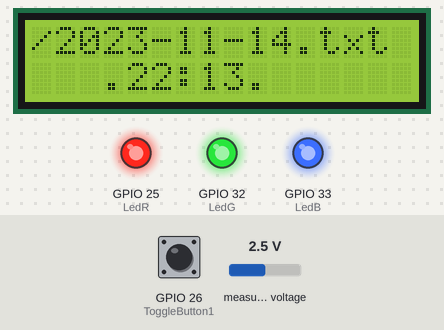
A sketch run on a simulated ESP32. On the bench: 16×2 character LCD, output pins drawn as LEDs (lit = HIGH). The test bench sets the inputs (shaded band); at power-on: measured voltage 2.5 V, GPIO 26 (ToggleButton1) LOW. The local clock reads 2024-03-15 10:24:30 at power-on unless the sketch sets it; storage starts empty; what the sketch prints to the serial monitor is not drawn.

Above: at 5.3 s.
At 11.4 s:
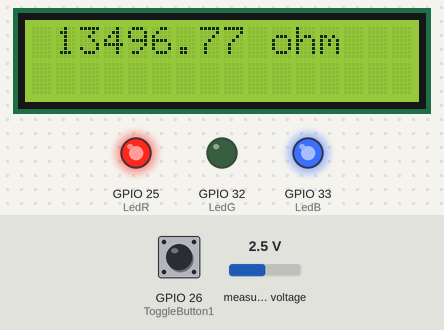
11.5 s: measured voltage set to 0.1 V
At 12.8 s:
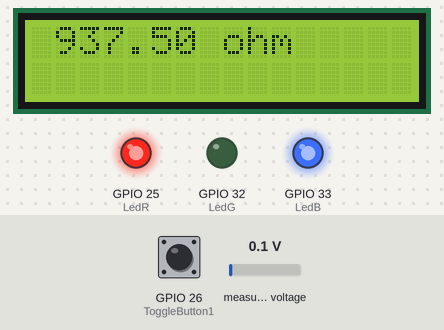
23.6 s: measured voltage set to 1.2 V
At 24.8 s:
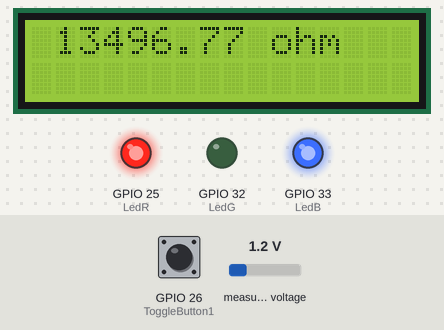
Timing chart, 0 to 26.6 s (numbered marks = the images above; inputs shaded):
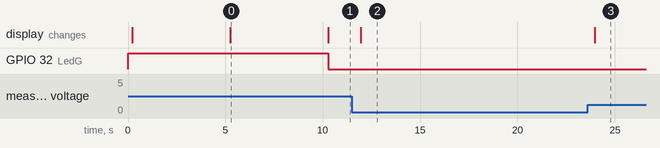

The sketch:

testESP32.ino
```cpp
#include <Wire.h>
#include <Adafruit_ADS1X15.h>
#include <LiquidCrystal_I2C.h>
#include <RTClib.h>
#include <SD.h>
//#include "SdFat.h"
//SdFat SD;

// Pin connections
#define ADS1115_ADDRESS 0x48
#define RTC_SDA_PIN 21
#define RTC_SCL_PIN 22
#define LCD_ADDRESS 0x27
#define SD_CS_PIN 5
//indicator connections
#define LedR 25
#define LedG 32
#define LedB 33
#define Buzz 14
#define ToggleButton1 26
#define ToggleButton2 27
#define limitswitch 2

String mode1 = "R80";
String mode2 = "R81";
String mode3 = "R82";
String mode4 = "R83";
String mode5 = "R84";
int m1low = 1;
int m1high = 2;
int m2low = 3;
int m2high = 4;
int m3low = 5;
int m3high = 6;
int m4low = 7;
int m4high = 8;
int m5low = 9;
int m5high = 10;

// Create instances
Adafruit_ADS1115 ads;
LiquidCrystal_I2C lcd(LCD_ADDRESS, 16, 2);
RTC_DS1307 rtc;
File dataFile;

  int slno = 0;
  int n = 0;

void setup() {
                                                                // wifi browser
  Serial.begin(9600);

  Wire.begin();

  pinMode(LedB, OUTPUT);
  pinMode(LedR, OUTPUT);
  pinMode(LedG, OUTPUT);
  pinMode(ToggleButton1, INPUT);
  pinMode(Buzz, INPUT);
  pinMode(limitswitch, INPUT);

  digitalWrite(LedB, HIGH);
  digitalWrite(LedR, HIGH);
  digitalWrite(LedG, HIGH);

  // Initialize LCD module
  lcd.init();
  lcd.backlight();

  // Initialize ADS1115 ADC module
    if (!ads.begin(ADS1115_ADDRESS)) {
    Serial.println("Failed to initialize ADS.");
    lcd.clear();
    lcd.setCursor(0, 0);
    lcd.print(" ADS Failed!");
    digitalWrite(LedB, LOW);
    while (1);
  }
   ads.setGain(GAIN_FOUR);      // 4x gain   +/- 1.024V  1 bit =  0.03125mV

  // Initialize RTC module
  //rtc.begin(DateTime(F(__DATE__), F(__TIME__)));
  rtc.begin();
  if(!rtc.begin()) {
   lcd.clear();
   lcd.setCursor(0, 0);
   lcd.print(" RTC Failed");
   delay(5000);
  }
  rtc.adjust(DateTime(F(__DATE__), F(__TIME__)));

  // Initialize SD card
  if (!SD.begin(SD_CS_PIN)) {
    Serial.println("Failed to initialize SD card!");
    lcd.clear();
    lcd.setCursor(0, 0);
    lcd.print(" SD Failed!");
    digitalWrite(LedB, LOW);
    delay(5000);
  }
  Serial.println("SD card initialized.");

  // Create a file with current date and time as the filename
  String fileName = getFileName();
  dataFile = SD.open(fileName, FILE_WRITE);

  if(!dataFile){
    Serial.println("Error creating file!");
    lcd.clear();
    lcd.setCursor(0, 0);
    lcd.print(" File Error");
    digitalWrite(LedB, LOW);
    delay(5000);
  }
  Serial.println("created file ");
  Serial.print(fileName);
  delay(100);
  dataFile.println("Sl.No.,Time,Resistance(ohm)");  //not being print into sd . check
  dataFile.flush();
  dataFile.close();

String time = getTime();
    lcd.clear();
    lcd.setCursor(0, 0);
    lcd.print("HITECH MAGNETICS");
    delay(5000);
    lcd.clear();
    lcd.setCursor(0, 0);
    lcd.print(fileName);
    lcd.setCursor(1, 1);
    lcd.print("  ");
    lcd.print(time);
delay(5000);
}

void loop() {

  // Read voltage from ADS1115 // pending to set gain
  int16_t adc0 = ads.readADC_SingleEnded(0);
  float voltage = ads.computeVolts(adc0);
  float resistance = getresistance(voltage);

  // Get current date and time from RTC module
  DateTime now = rtc.now();

  // Print voltage on LCD
  lcd.clear();
  lcd.setCursor(1, 0);
  lcd.print(resistance);                                // add modes i.e R81,R84 etc
  lcd.print(" ohm");

  slno += 1;

  // Print voltage, date, and time on Serial Monitor
  Serial.print("Resistance: ");
  Serial.print(resistance);
  Serial.print(" Voltage: ");
  Serial.print(voltage);
  Serial.print("V\tDate: ");
  Serial.print(now.month(), DEC);
  Serial.print("/");
  Serial.print(now.day(), DEC);
  Serial.print("/");
  Serial.print(now.year(), DEC);
  Serial.print("\tTime: ");
  Serial.print(now.hour(), DEC);
  Serial.print(":");
  Serial.print(now.minute(), DEC);
  Serial.print(":");
  Serial.println(now.second(), DEC);

//to toggle between modes
int temp = n;
if( digitalRead(ToggleButton1) == HIGH ){
  n += 1;
  delay(250);
  slno = 0;
  if(n>5)
  n = 0;
}

if(n==0){
  // Save voltage, date, and time to SD card
 if( resistance > m1low && resistance > m1high ) {
   digitalWrite(LedG, LOW);
   digitalWrite(Buzz, HIGH);
   delay(250);
 }
  dataFile = SD.open(getFileName(), FILE_WRITE);
  if (dataFile /*&& limitswitch==HIGH*/) {
    if(temp!=n){
     dataFile.println(mode1);}
    dataFile.print(slno);
    dataFile.print(",");
    dataFile.print(now.hour(), DEC);
    dataFile.print(":");
    dataFile.print(now.minute(), DEC);
    dataFile.print(":");
    dataFile.print(now.second(), DEC);
    dataFile.print(",");
    dataFile.println(resistance);
    dataFile.close();
    delay(100);
    Serial.println("Data saved to SD card.");
  } else {
    Serial.println("Error opening file!");                             //add error indicator
  }
 }

if(n==1){
  // Save voltage, date, and time to SD card
 if( resistance > m2low && resistance > m2high ) {
   digitalWrite(LedG, LOW);
   digitalWrite(Buzz, HIGH);
   delay(250);
 }
  dataFile = SD.open(getFileName(), FILE_WRITE);
  if (dataFile /*&& limitswitch==HIGH*/) {
    if(temp!=n){
     dataFile.println(mode2);}
    dataFile.print(slno);
    dataFile.print(",");
    dataFile.print(now.hour(), DEC);
    dataFile.print(":");
    dataFile.print(now.minute(), DEC);
    dataFile.print(":");
    dataFile.print(now.second(), DEC);
    dataFile.print(",");
    dataFile.println(resistance);
    dataFile.close();
    delay(100);
    Serial.println("Data saved to SD card.");
  } else {
    Serial.println("Error opening file!");                             //add error indicator
  }
 }

}

float getresistance(float voltage) {

  float Vin = 3.3;
  float Vout = voltage;
  float R1 = 30000.0;
  float R2 = 0.0;
  float buffer = 0.0;

    R2 = (Vout*R1)/(Vin-Vout);
    Serial.print("Vout: ");
    Serial.println(Vout);
    Serial.print("R2: ");
    Serial.println(R2);
    return R2;

}

String getFileName() {
  DateTime now = rtc.now();
  String fileName = "/";
  fileName += now.year();
  fileName += "-";
  if (now.month() < 10) fileName += "0";
  fileName += now.month();
  fileName += "-";
  if (now.day() < 10) fileName += "0";
  fileName += now.day();

  fileName += ".txt";
  return fileName;
}

String getTime() {
  DateTime now = rtc.now();
   String time = ".";
    time += now.hour();
    time += ":";
    time += now.minute();
    time += ".";
  return time;
}
```

Measured:
- after the input at 11.5 s, the display: changes after 0.45 s (image 2)
- after the input at 23.6 s, the display: changes after 0.36 s (image 3)
- what the display in image 0 shows lasts 5.1 s, from 5.2 s to 10.3 s
